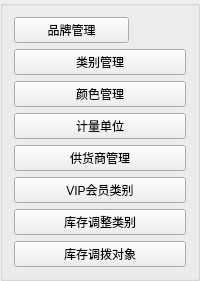
        <widget class="QGroupBox" name="gbxRight">
         <property name="title">
          <string/>
         </property>
         <layout class="QVBoxLayout" name="verticalLayout_2">
          <item>
           <layout class="QVBoxLayout" name="RightLayout">
            <item>
             <widget class="QPushButton" name="PbnBrand">
              <property name="sizePolicy">
               <sizepolicy hsizetype="Maximum" vsizetype="Expanding">
                <horstretch>0</horstretch>
                <verstretch>0</verstretch>
               </sizepolicy>
              </property>
              <property name="minimumSize">
               <size>
                <width>115</width>
                <height>0</height>
               </size>
              </property>
              <property name="styleSheet">
               <string notr="true"/>
              </property>
              <property name="text">
               <string>品牌管理</string>
              </property>
             </widget>
            </item>
            <item>
             <widget class="QPushButton" name="PbnCategoriy">
              <property name="sizePolicy">
               <sizepolicy hsizetype="Minimum" vsizetype="Expanding">
                <horstretch>0</horstretch>
                <verstretch>0</verstretch>
               </sizepolicy>
              </property>
              <property name="minimumSize">
               <size>
                <width>115</width>
                <height>0</height>
               </size>
              </property>
              <property name="styleSheet">
               <string notr="true"/>
              </property>
              <property name="text">
               <string>类别管理</string>
              </property>
             </widget>
            </item>
            <item>
             <widget class="QPushButton" name="PbnColor">
              <property name="sizePolicy">
               <sizepolicy hsizetype="Minimum" vsizetype="Expanding">
                <horstretch>0</horstretch>
                <verstretch>0</verstretch>
               </sizepolicy>
              </property>
              <property name="minimumSize">
               <size>
                <width>115</width>
                <height>0</height>
               </size>
              </property>
              <property name="styleSheet">
               <string notr="true"/>
              </property>
              <property name="text">
               <string>颜色管理</string>
              </property>
             </widget>
            </item>
            <item>
             <widget class="QPushButton" name="PbnUnit">
              <property name="sizePolicy">
               <sizepolicy hsizetype="Minimum" vsizetype="Expanding">
                <horstretch>0</horstretch>
                <verstretch>0</verstretch>
               </sizepolicy>
              </property>
              <property name="minimumSize">
               <size>
                <width>115</width>
                <height>0</height>
               </size>
              </property>
              <property name="styleSheet">
               <string notr="true"/>
              </property>
              <property name="text">
               <string>计量单位</string>
              </property>
             </widget>
            </item>
            <item>
             <widget class="QPushButton" name="PbnSupplier">
              <property name="sizePolicy">
               <sizepolicy hsizetype="Minimum" vsizetype="Expanding">
                <horstretch>0</horstretch>
                <verstretch>0</verstretch>
               </sizepolicy>
              </property>
              <property name="minimumSize">
               <size>
                <width>115</width>
                <height>0</height>
               </size>
              </property>
              <property name="styleSheet">
               <string notr="true"/>
              </property>
              <property name="text">
               <string>供货商管理</string>
              </property>
             </widget>
            </item>
            <item>
             <widget class="QPushButton" name="PbnVIP">
              <property name="sizePolicy">
               <sizepolicy hsizetype="Minimum" vsizetype="Expanding">
                <horstretch>0</horstretch>
                <verstretch>0</verstretch>
               </sizepolicy>
              </property>
              <property name="minimumSize">
               <size>
                <width>115</width>
                <height>0</height>
               </size>
              </property>
              <property name="styleSheet">
               <string notr="true"/>
              </property>
              <property name="text">
               <string>VIP会员类别</string>
              </property>
             </widget>
            </item>
            <item>
             <widget class="QPushButton" name="PbnAdjust">
              <property name="sizePolicy">
               <sizepolicy hsizetype="Minimum" vsizetype="Expanding">
                <horstretch>0</horstretch>
                <verstretch>0</verstretch>
               </sizepolicy>
              </property>
              <property name="minimumSize">
               <size>
                <width>115</width>
                <height>0</height>
               </size>
              </property>
              <property name="styleSheet">
               <string notr="true"/>
              </property>
              <property name="text">
               <string>库存调整类别</string>
              </property>
             </widget>
            </item>
            <item>
             <widget class="QPushButton" name="PbnAllocation">
              <property name="sizePolicy">
               <sizepolicy hsizetype="Minimum" vsizetype="Expanding">
                <horstretch>0</horstretch>
                <verstretch>0</verstretch>
               </sizepolicy>
              </property>
              <property name="minimumSize">
               <size>
                <width>115</width>
                <height>0</height>
               </size>
              </property>
              <property name="styleSheet">
               <string notr="true"/>
              </property>
              <property name="text">
               <string>库存调拨对象</string>
              </property>
             </widget>
            </item>
           </layout>
          </item>
         </layout>
        </widget>
